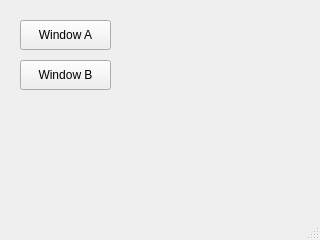
<?xml version="1.0" encoding="UTF-8"?>
<ui version="4.0">
 <class>MainWindow</class>
 <widget class="QMainWindow" name="MainWindow">
  <property name="geometry">
   <rect>
    <x>0</x>
    <y>0</y>
    <width>320</width>
    <height>240</height>
   </rect>
  </property>
  <property name="windowTitle">
   <string>MainWindow</string>
  </property>
  <widget class="QWidget" name="centralwidget">
   <widget class="QPushButton" name="pushButton_1">
    <property name="geometry">
     <rect>
      <x>20</x>
      <y>20</y>
      <width>91</width>
      <height>30</height>
     </rect>
    </property>
    <property name="text">
     <string>Window A</string>
    </property>
   </widget>
   <widget class="QPushButton" name="pushButton_2">
    <property name="geometry">
     <rect>
      <x>20</x>
      <y>60</y>
      <width>91</width>
      <height>30</height>
     </rect>
    </property>
    <property name="text">
     <string>Window B</string>
    </property>
   </widget>
  </widget>
  <widget class="QMenuBar" name="menubar">
   <property name="geometry">
    <rect>
     <x>0</x>
     <y>0</y>
     <width>320</width>
     <height>27</height>
    </rect>
   </property>
  </widget>
  <widget class="QStatusBar" name="statusbar"/>
 </widget>
 <resources/>
 <connections/>
</ui>
